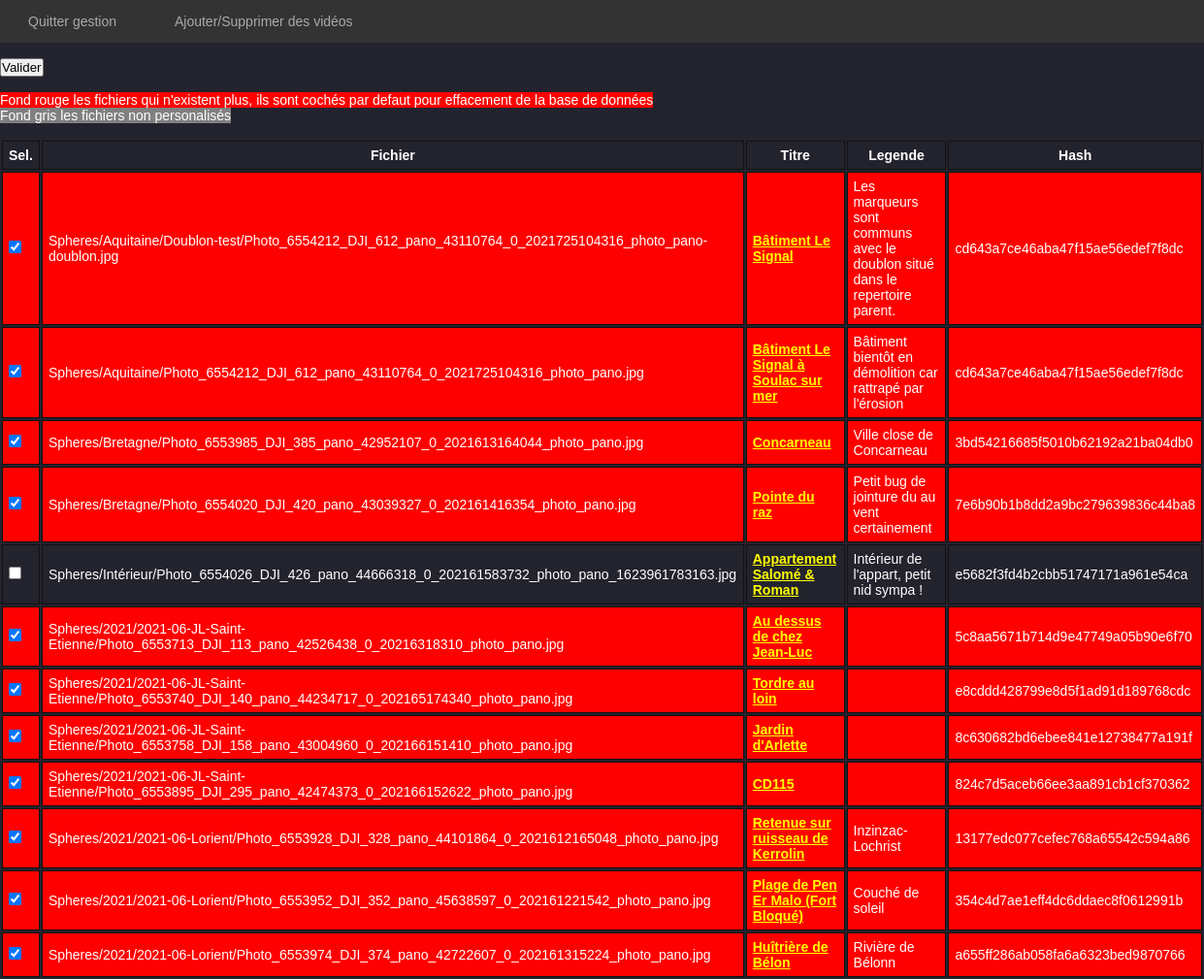
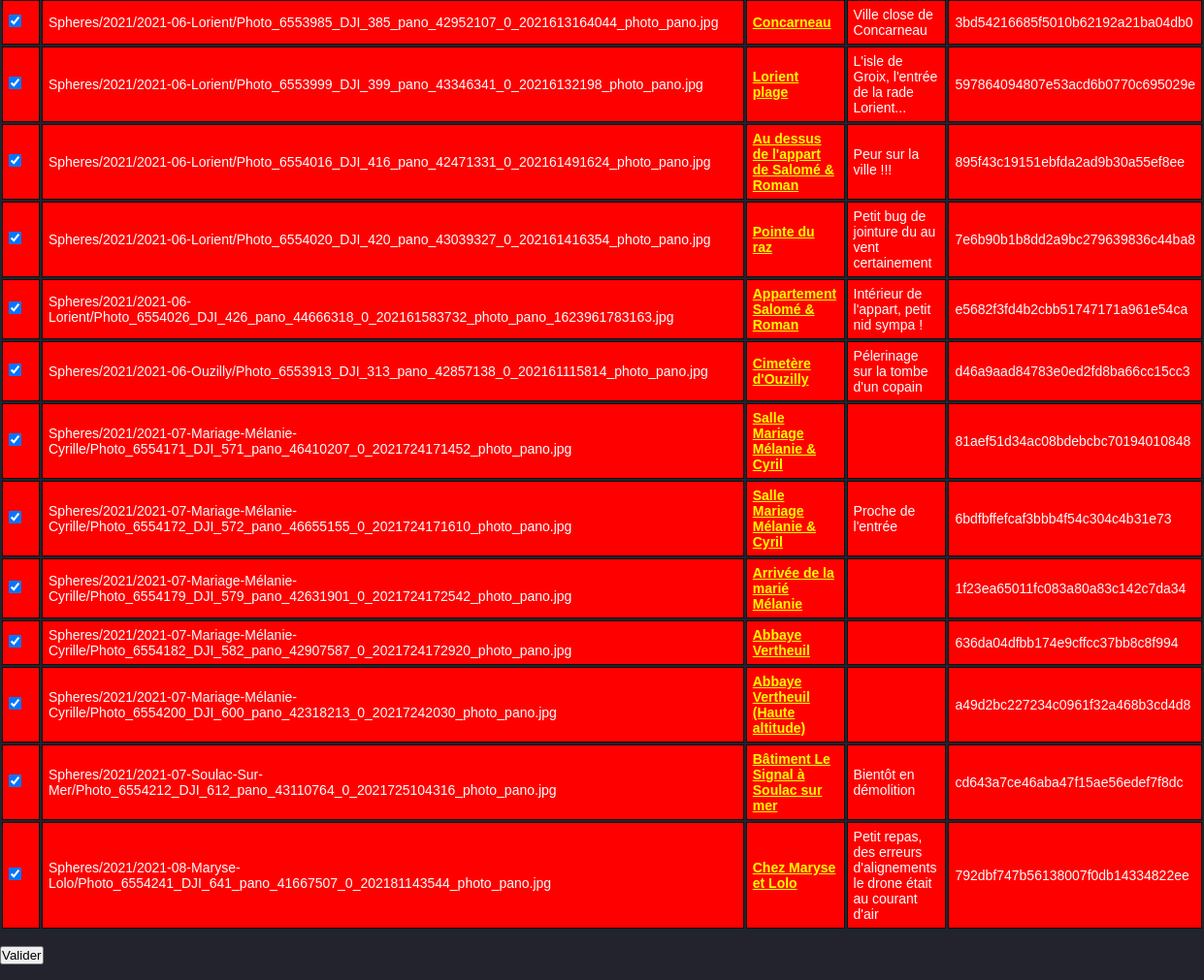
Page /gest.php on the earlier database version (2 pictures, top to bottom).
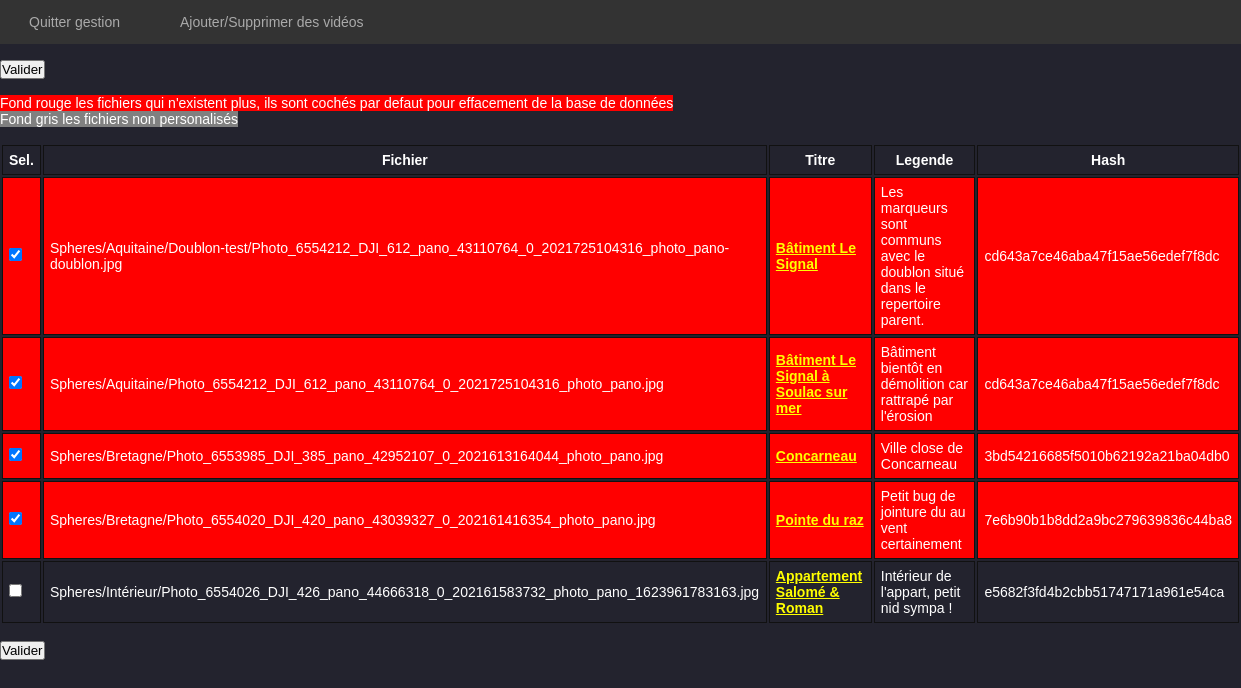
Same page on the later database version.
### tables this page shows
CREATE TABLE [lespanos] (
[fichier] VARCHAR(500)  NULL,
[titre] VARCHAR(500)  NULL,
[legende] TEXT  NULL,
[hashfic] VARCHAR(100)  NULL
);

### gest.php (the view, shortened to what this page needs)
<?php
include('inc-lib.php');
$statement = $db->prepare('SELECT * FROM lespanos;');
$result = $statement->execute();
$montab = "<table>\n";
$montab .= "<tr>";
$montab .= "        <th>Sel.</th>";
$montab .= "        <th>Fichier</th>";
$montab .= "        <th>Titre</th>";
$montab .= "        <th>Legende</th>";
$montab .= "        <th>Hash</th>";
$montab .= "</tr>\n";
$i=0;
while ($row = $result->fetchArray()) {
	$i = $i+1;
	if (!file_exists($row['fichier'])){
		$backgroungColor = ' style="background-color:red;"';
		$checkBox = "checked";
	} else {
		$backgroungColor = $checkBox = "";
	}
	$titreTmp = "";
	if (rtrim($row['titre'])==""){
		$titreTmp = "...";
	} else {
		$titreTmp = $row['titre'];
	}
	$titreTmp = '<a href="gest-form.php?p='.urlencode($row['fichier']).'">'.$titreTmp.'</a>';
	$montab .= "<tr".$backgroungColor.">";
	$montab .= '		<td><input type="checkbox" name="C_'.$i.'" value="Ok"'.$checkBox.'>';
	$montab .= '			<input type="hidden" name="FIC_'.$i.'" value="'.$row['fichier'].'">';
	$montab .= "		</td>";
	$montab .= "        <td>".$row['fichier']."</td>";
	$montab .= "        <td>".$titreTmp."</td>";
	$montab .= "        <td>".$row['legende']."</td>";
	$montab .= "        <td>".$row['hashfic']."</td>";
	$montab .= "</tr>\n";
}
$montab .= "</table>\n";
?>
<!DOCTYPE html>
<html>
<head lang="fr">
	<link href="assets/css/styles.css" rel="stylesheet"/>
</head>
<body>
<nav class="menu">
	<ul>
		<li><a href="index.php">Quitter gestion</a></li>
		<li><a href="tinyfilemanagergest/tinyfilemanager.php">Ajouter/Supprimer des vidéos</a></li>
	</ul>
</nav>
<form id="MyForm" action="gest.php" method="post" class="form-example">
	<br />
	<input type="submit" value="Valider" />
	<br /><br />
	<p>
		<span style="background-color:red">Fond rouge les fichiers qui n'existent plus, ils sont cochés par defaut pour effacement de la base de données</span><br />
		<span style="background-color:gray">Fond gris les fichiers non personalisés</span>
	</p>
	<br />
	<?php echo $montab; ?>
	<br />
	<input type="submit" value="Valider" /><br/><br />
</form>
</body>
</html>

### assets/css/styles.css (style rules this page uses)
* { margin:0; padding:0; }
body { background-color: #23232e; font: 14px normal Arial, Helvetica, sans-serif; z-index: -4; }

### gest.php (style rules this page uses)
body { color: white; }
table { color: white; }
td, th { border: 1px solid #111; padding: 6px; }
th { font-weight: 700; }
table a { font-weight: 700; color: yellow; }
nav { background-color: #333; border: 1px solid #333; color: #fff; display: block; margin: 0; overflow: hidden; }
nav ul { margin: 0; padding: 0; list-style: none; }
nav ul li { margin: 0; display: inline-block; list-style-type: none; transition: all 0.2s; }
nav > ul > li > a { color: #aaa; display: block; line-height: 2em; padding: 0.5em 2em; text-decoration: none; }

Differences in the rows shown:
removed lespanos: fichier "Spheres/2021/2021-06-JL-Saint-Etienne/Photo_6553713_DJI_113_pano_42526438_0_20216318310_photo_pano.jpg", titre "Au dessus de chez Jean-Luc", hashfic "5c8aa5671b714d9e47749a05b90e6f70"
removed lespanos: fichier "Spheres/2021/2021-06-JL-Saint-Etienne/Photo_6553740_DJI_140_pano_44234717_0_202165174340_photo_pano.jpg", titre "Tordre au loin", hashfic "e8cddd428799e8d5f1ad91d189768cdc"
removed lespanos: fichier "Spheres/2021/2021-06-JL-Saint-Etienne/Photo_6553758_DJI_158_pano_43004960_0_202166151410_photo_pano.jpg", titre "Jardin d'Arlette", hashfic "8c630682bd6ebee841e12738477a191f"
removed lespanos: fichier "Spheres/2021/2021-06-JL-Saint-Etienne/Photo_6553895_DJI_295_pano_42474373_0_202166152622_photo_pano.jpg", titre "CD115", hashfic "824c7d5aceb66ee3aa891cb1cf370362"
removed lespanos: fichier "Spheres/2021/2021-06-Lorient/Photo_6553928_DJI_328_pano_44101864_0_2021612165048_photo_pano.jpg", titre "Retenue sur ruisseau de Kerrolin", legende "Inzinzac-Lochrist", hashfic "13177edc077cefec768a65542c594a86"
removed lespanos: fichier "Spheres/2021/2021-06-Lorient/Photo_6553952_DJI_352_pano_45638597_0_202161221542_photo_pano.jpg", titre "Plage de Pen Er Malo (Fort Bloqué)", legende "Couché de soleil", hashfic "354c4d7ae1eff4dc6ddaec8f0612991b"
removed lespanos: fichier "Spheres/2021/2021-06-Lorient/Photo_6553974_DJI_374_pano_42722607_0_202161315224_photo_pano.jpg", titre "Huîtrière de Bélon", legende "Rivière de Bélonn", hashfic "a655ff286ab058fa6a6323bed9870766"
removed lespanos: fichier "Spheres/2021/2021-06-Lorient/Photo_6553985_DJI_385_pano_42952107_0_2021613164044_photo_pano.jpg", titre "Concarneau", legende "Ville close de Concarneau", hashfic "3bd54216685f5010b62192a21ba04db0"
removed lespanos: fichier "Spheres/2021/2021-06-Lorient/Photo_6553999_DJI_399_pano_43346341_0_20216132198_photo_pano.jpg", titre "Lorient plage", legende "L'isle de Groix, l'entrée de la rade Lorient...", hashfic "597864094807e53acd6b0770c695029e"
removed lespanos: fichier "Spheres/2021/2021-06-Lorient/Photo_6554016_DJI_416_pano_42471331_0_202161491624_photo_pano.jpg", titre "Au dessus de l'appart de Salomé & Roman", legende "Peur sur la ville !!!", hashfic "895f43c19151ebfda2ad9b30a55ef8ee"
removed lespanos: fichier "Spheres/2021/2021-06-Lorient/Photo_6554020_DJI_420_pano_43039327_0_202161416354_photo_pano.jpg", titre "Pointe du raz", legende "Petit bug de jointure du au vent certainement", hashfic "7e6b90b1b8dd2a9bc279639836c44ba8"
removed lespanos: fichier "Spheres/2021/2021-06-Lorient/Photo_6554026_DJI_426_pano_44666318_0_202161583732_photo_pano_1623961783163.jpg", titre "Appartement Salomé & Roman", legende "Intérieur de l'appart, petit nid sympa !", hashfic "e5682f3fd4b2cbb51747171a961e54ca"
removed lespanos: fichier "Spheres/2021/2021-06-Ouzilly/Photo_6553913_DJI_313_pano_42857138_0_202161115814_photo_pano.jpg", titre "Cimetère d'Ouzilly", legende "Pélerinage sur la tombe d'un copain", hashfic "d46a9aad84783e0ed2fd8ba66cc15cc3"
removed lespanos: fichier "Spheres/2021/2021-07-Mariage-Mélanie-Cyrille/Photo_6554171_DJI_571_pano_46410207_0_2021724171452_photo_pano.jpg", titre "Salle Mariage Mélanie & Cyril", hashfic "81aef51d34ac08bdebcbc70194010848"
removed lespanos: fichier "Spheres/2021/2021-07-Mariage-Mélanie-Cyrille/Photo_6554172_DJI_572_pano_46655155_0_2021724171610_photo_pano.jpg", titre "Salle Mariage Mélanie & Cyril", legende "Proche de l'entrée", hashfic "6bdfbffefcaf3bbb4f54c304c4b31e73"
removed lespanos: fichier "Spheres/2021/2021-07-Mariage-Mélanie-Cyrille/Photo_6554179_DJI_579_pano_42631901_0_2021724172542_photo_pano.jpg", titre "Arrivée de la marié Mélanie", hashfic "1f23ea65011fc083a80a83c142c7da34"
removed lespanos: fichier "Spheres/2021/2021-07-Mariage-Mélanie-Cyrille/Photo_6554182_DJI_582_pano_42907587_0_2021724172920_photo_pano.jpg", titre "Abbaye Vertheuil", hashfic "636da04dfbb174e9cffcc37bb8c8f994"
removed lespanos: fichier "Spheres/2021/2021-07-Mariage-Mélanie-Cyrille/Photo_6554200_DJI_600_pano_42318213_0_20217242030_photo_pano.jpg", titre "Abbaye Vertheuil (Haute altitude)", hashfic "a49d2bc227234c0961f32a468b3cd4d8"
removed lespanos: fichier "Spheres/2021/2021-07-Soulac-Sur-Mer/Photo_6554212_DJI_612_pano_43110764_0_2021725104316_photo_pano.jpg", titre "Bâtiment Le Signal à Soulac sur mer", legende "Bientôt en démolition", hashfic "cd643a7ce46aba47f15ae56edef7f8dc"
removed lespanos: fichier "Spheres/2021/2021-08-Maryse-Lolo/Photo_6554241_DJI_641_pano_41667507_0_202181143544_photo_pano.jpg", titre "Chez Maryse et Lolo", legende "Petit repas, des erreurs d'alignements le drone était au courant d'air", hashfic "792dbf747b56138007f0db14334822ee"
